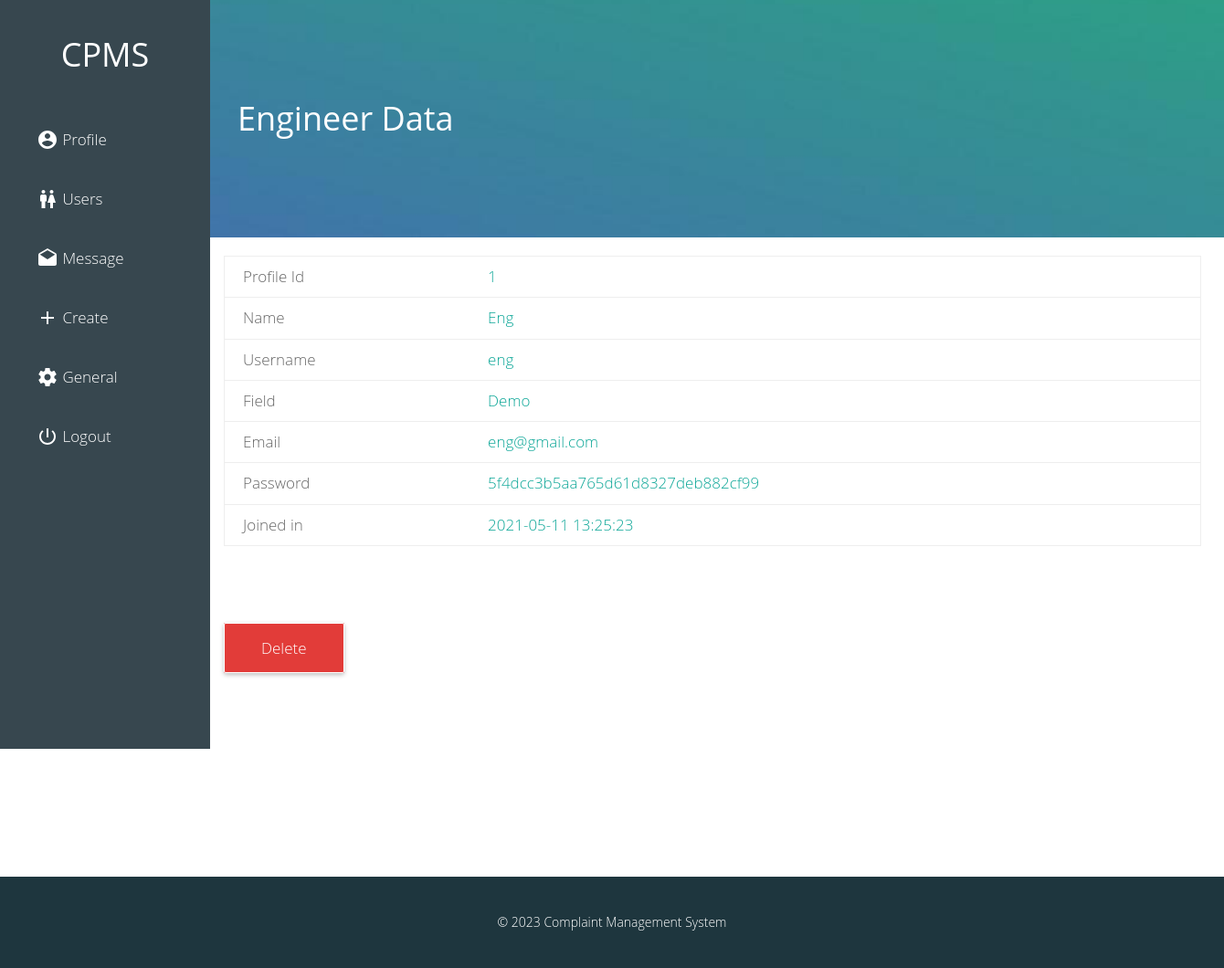
/admin/user-engineer.php?id=1 (signed in), run on the app's committed database.
### tables this page shows
CREATE TABLE `dummy` (
  `id` int(11) NOT NULL,
  `name` varchar(20) NOT NULL,
  `user_name` varchar(20) NOT NULL,
  `email` varchar(170) NOT NULL,
  `post` varchar(50) NOT NULL,
  `password` varchar(20) NOT NULL,
  `time` timestamp NOT NULL DEFAULT CURRENT_TIMESTAMP ON UPDATE CURRENT_TIMESTAMP
);

### core/config.php (called while the page is built, shortened)
<?php
$web_name = "Complaint Management System";
?>

### admin/user-engineer.php (the view, shortened to what this page needs)
<?php
  require '../core/config.php';
  $id = $_GET['id'];
 ?>
<!DOCTYPE html>
<html>
  <head>
    <link rel="stylesheet" href="../files/css/bootstrap.css">
    <link rel="stylesheet" href="../files/css/custom.css">
  </head>
  <body>
  <?php require 'nav.php';?>
  <div class="animated fadeIn">
  <div class="cover main">
    <h1>Engineer Data</h1>
  </div>
    <div class="div">
        <div class="col-lg-12 ">
          <table>
          <?php
            $query1=mysql_query("SELECT * FROM `dummy` WHERE id='$id'");
            while( $arry=mysql_fetch_array($query1) ) {
               echo "<tr> <td> <b> Profile Id </b> </td>";
               echo "     <td> ".$arry['id']."</td> </tr>";
               echo "<tr> <td> <b> Name </b> </td>";
               echo "     <td> ".$arry['name']."</td> </tr>";
               echo "<tr> <td> <b> Username </b> </td>";
               echo "     <td> ".$arry['user_name']."</td> </tr>";
               echo "<tr> <td> <b> Field </b> </td>";
               echo "     <td> ".$arry['post']."</td> </tr>";
               echo "<tr> <td> <b> Email </b> </td>";
               echo "     <td> ".$arry['email']."</td> </tr>";
               echo "<tr> <td> <b> Password </b> </td>";
               echo "     <td> ".md5($arry['password'])."</td> </tr>";
               echo "<tr> <td> <b> Joined in </b> </td>";
               echo "     <td> ".$arry['time']."</td></tr>";
             }
          ?>
          </table>
          <br><br><br><br>
          <?php
          echo "<a class='button logout' href ='delete_e.php?id=$id' onClick=\"javascript:return confirm ('Are you really want to delete ?');\">Delete</a>";
           ?>
        </div>
      </div>
  </div>
  <footer>
  <br><br>&copy <?php echo date("Y"); ?> <?php echo $web_name; ?>
  </footer>
  </body>
</html>

### files/css/custom.css (style rules this page uses)
body { font-family:"Gotham A", Gotham, "Gotham SSm A", "Gotham SSm B", "Gotham SSm", "Proxima Nova", "Open Sans", "Helvetica Neue", Helvetica, Arial, sans-serif; font-weight: lighter; }
a,a:hover,a:focus,a:visited { color:#4db6ac; text-decoration: none!important; outline: 0px!important; }
a:-webkit-any-link { text-decoration: none;!important }
.cover { width:100%; height: 260px; background: #4db6ac url('../img/admin.jpg'); background-position: center center; background-size: cover; position: relative; float: left; z-index: 999; color: #fff; }
.main { padding-top: 90px; padding-left: 260px; padding-right: 30px; color:#fff; }
.div { width:1100px; min-height: 700px;; padding-top: 20px; background: #fff; position: relative; float: left; left: 230px; }
.button { position: relative; top: 20px; padding: 15px 40px; color: #fff!important; border-radius: 2px; box-shadow: 0 2px 5px rgba(0,0,0,.26); font-size: 17px; }
.logout { border: 1px solid #fff!important; background:#e23c39; }
table { width:100%; border-left: 1px solid #eee; border-right: 1px solid #eee; font-size: 17px; }
td { padding:10px; border-top: 1px solid #eee; border-bottom: 1px solid #eee; padding-left: 20px; color:#0ea798; }
table b { font-weight: lighter!important; color: #666; }
footer { width: 100%; height: 100px; background: #1e363e; position: relative; float: left; text-align: center; color: #fff; }
.animated { animation-duration: 1s; animation-fill-mode: both; }
.fadeIn { animation-name: fadeIn; }

### data on the page
dummy: id "1", name "Eng", user_name "eng", post "Demo", email "eng@gmail.com", password "5f4dcc3b5aa765d61d8327deb882cf99", time "2021-05-11 13:25:23"

### other printed values
$web_name "Complaint Management System"
